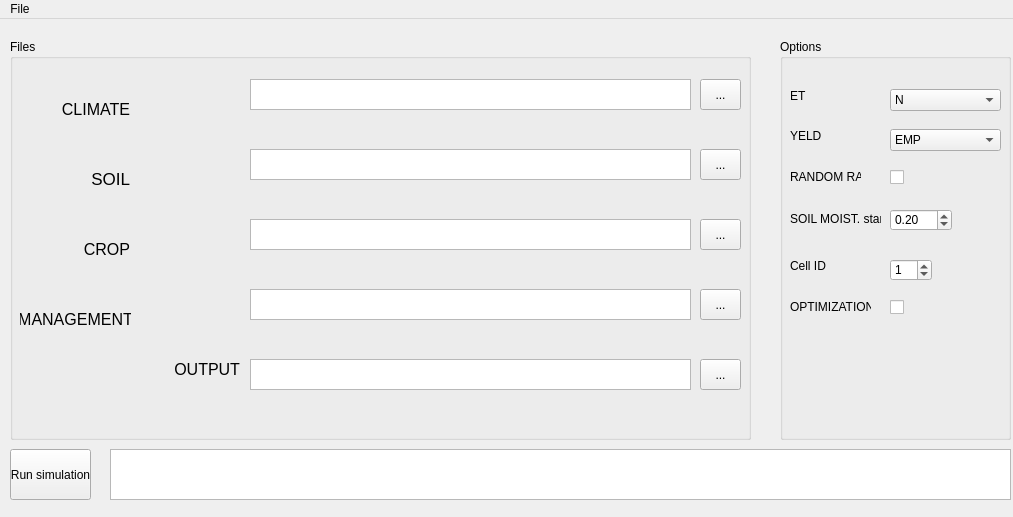
<?xml version="1.0" encoding="UTF-8"?>
<ui version="4.0">
 <class>mainWindow</class>
 <widget class="QMainWindow" name="mainWindow">
  <property name="windowModality">
   <enum>Qt::NonModal</enum>
  </property>
  <property name="geometry">
   <rect>
    <x>0</x>
    <y>0</y>
    <width>1013</width>
    <height>517</height>
   </rect>
  </property>
  <property name="sizePolicy">
   <sizepolicy hsizetype="Fixed" vsizetype="Fixed">
    <horstretch>0</horstretch>
    <verstretch>0</verstretch>
   </sizepolicy>
  </property>
  <property name="minimumSize">
   <size>
    <width>1013</width>
    <height>517</height>
   </size>
  </property>
  <property name="maximumSize">
   <size>
    <width>1013</width>
    <height>517</height>
   </size>
  </property>
  <property name="windowTitle">
   <string>mysirrGUI</string>
  </property>
  <property name="windowIcon">
   <iconset>
    <normaloff>icone/main.jpg</normaloff>icone/main.jpg</iconset>
  </property>
  <widget class="QWidget" name="centralwidget">
   <widget class="QTextEdit" name="goText">
    <property name="enabled">
     <bool>true</bool>
    </property>
    <property name="geometry">
     <rect>
      <x>110</x>
      <y>430</y>
      <width>901</width>
      <height>51</height>
     </rect>
    </property>
    <property name="sizePolicy">
     <sizepolicy hsizetype="Fixed" vsizetype="Fixed">
      <horstretch>0</horstretch>
      <verstretch>0</verstretch>
     </sizepolicy>
    </property>
    <property name="textInteractionFlags">
     <set>Qt::TextSelectableByKeyboard|Qt::TextSelectableByMouse</set>
    </property>
   </widget>
   <widget class="QPushButton" name="goButton">
    <property name="geometry">
     <rect>
      <x>10</x>
      <y>430</y>
      <width>81</width>
      <height>51</height>
     </rect>
    </property>
    <property name="text">
     <string>Run simulation</string>
    </property>
   </widget>
   <widget class="QGroupBox" name="groupBox">
    <property name="geometry">
     <rect>
      <x>10</x>
      <y>20</y>
      <width>741</width>
      <height>401</height>
     </rect>
    </property>
    <property name="autoFillBackground">
     <bool>false</bool>
    </property>
    <property name="title">
     <string>Files</string>
    </property>
    <widget class="QTextEdit" name="textEditClimate">
     <property name="geometry">
      <rect>
       <x>240</x>
       <y>40</y>
       <width>441</width>
       <height>31</height>
      </rect>
     </property>
    </widget>
    <widget class="QLabel" name="label">
     <property name="geometry">
      <rect>
       <x>140</x>
       <y>20</y>
       <width>90</width>
       <height>70</height>
      </rect>
     </property>
     <property name="text">
      <string/>
     </property>
     <property name="pixmap">
      <pixmap>icone/climate.jpg</pixmap>
     </property>
     <property name="scaledContents">
      <bool>true</bool>
     </property>
    </widget>
    <widget class="QLabel" name="label_2">
     <property name="geometry">
      <rect>
       <x>140</x>
       <y>90</y>
       <width>90</width>
       <height>70</height>
      </rect>
     </property>
     <property name="text">
      <string/>
     </property>
     <property name="pixmap">
      <pixmap>icone/soil.jpg</pixmap>
     </property>
     <property name="scaledContents">
      <bool>true</bool>
     </property>
    </widget>
    <widget class="QLabel" name="label_3">
     <property name="geometry">
      <rect>
       <x>140</x>
       <y>160</y>
       <width>90</width>
       <height>70</height>
      </rect>
     </property>
     <property name="text">
      <string/>
     </property>
     <property name="pixmap">
      <pixmap>icone/crop.jpg</pixmap>
     </property>
     <property name="scaledContents">
      <bool>true</bool>
     </property>
    </widget>
    <widget class="QLabel" name="label_4">
     <property name="geometry">
      <rect>
       <x>140</x>
       <y>230</y>
       <width>90</width>
       <height>70</height>
      </rect>
     </property>
     <property name="text">
      <string/>
     </property>
     <property name="pixmap">
      <pixmap>icone/management.jpg</pixmap>
     </property>
     <property name="scaledContents">
      <bool>true</bool>
     </property>
     <property name="wordWrap">
      <bool>false</bool>
     </property>
    </widget>
    <widget class="QTextEdit" name="textEditSoil">
     <property name="geometry">
      <rect>
       <x>240</x>
       <y>110</y>
       <width>441</width>
       <height>31</height>
      </rect>
     </property>
    </widget>
    <widget class="QTextEdit" name="textEditCrop">
     <property name="geometry">
      <rect>
       <x>240</x>
       <y>180</y>
       <width>441</width>
       <height>31</height>
      </rect>
     </property>
    </widget>
    <widget class="QTextEdit" name="textEditMan">
     <property name="geometry">
      <rect>
       <x>240</x>
       <y>250</y>
       <width>441</width>
       <height>31</height>
      </rect>
     </property>
    </widget>
    <widget class="QToolButton" name="toolButtonClimate">
     <property name="geometry">
      <rect>
       <x>690</x>
       <y>40</y>
       <width>41</width>
       <height>31</height>
      </rect>
     </property>
     <property name="autoFillBackground">
      <bool>false</bool>
     </property>
     <property name="text">
      <string>...</string>
     </property>
     <property name="iconSize">
      <size>
       <width>30</width>
       <height>30</height>
      </size>
     </property>
    </widget>
    <widget class="QToolButton" name="toolButtonSoil">
     <property name="geometry">
      <rect>
       <x>690</x>
       <y>110</y>
       <width>41</width>
       <height>31</height>
      </rect>
     </property>
     <property name="text">
      <string>...</string>
     </property>
     <property name="iconSize">
      <size>
       <width>30</width>
       <height>30</height>
      </size>
     </property>
    </widget>
    <widget class="QToolButton" name="toolButtonCrop">
     <property name="geometry">
      <rect>
       <x>690</x>
       <y>180</y>
       <width>41</width>
       <height>31</height>
      </rect>
     </property>
     <property name="text">
      <string>...</string>
     </property>
     <property name="iconSize">
      <size>
       <width>30</width>
       <height>30</height>
      </size>
     </property>
    </widget>
    <widget class="QToolButton" name="toolButtonMan">
     <property name="geometry">
      <rect>
       <x>690</x>
       <y>250</y>
       <width>41</width>
       <height>31</height>
      </rect>
     </property>
     <property name="text">
      <string>...</string>
     </property>
     <property name="iconSize">
      <size>
       <width>30</width>
       <height>30</height>
      </size>
     </property>
    </widget>
    <widget class="QTextEdit" name="textEditOutput">
     <property name="enabled">
      <bool>true</bool>
     </property>
     <property name="geometry">
      <rect>
       <x>240</x>
       <y>320</y>
       <width>441</width>
       <height>31</height>
      </rect>
     </property>
    </widget>
    <widget class="QLabel" name="label_5">
     <property name="geometry">
      <rect>
       <x>150</x>
       <y>300</y>
       <width>80</width>
       <height>60</height>
      </rect>
     </property>
     <property name="font">
      <font>
       <pointsize>12</pointsize>
      </font>
     </property>
     <property name="text">
      <string>OUTPUT</string>
     </property>
     <property name="alignment">
      <set>Qt::AlignRight|Qt::AlignTrailing|Qt::AlignVCenter</set>
     </property>
    </widget>
    <widget class="QToolButton" name="toolButtonOutput">
     <property name="enabled">
      <bool>true</bool>
     </property>
     <property name="geometry">
      <rect>
       <x>690</x>
       <y>320</y>
       <width>41</width>
       <height>31</height>
      </rect>
     </property>
     <property name="text">
      <string>...</string>
     </property>
    </widget>
    <widget class="QLabel" name="label_11">
     <property name="geometry">
      <rect>
       <x>40</x>
       <y>50</y>
       <width>80</width>
       <height>40</height>
      </rect>
     </property>
     <property name="font">
      <font>
       <pointsize>12</pointsize>
      </font>
     </property>
     <property name="text">
      <string>CLIMATE</string>
     </property>
     <property name="alignment">
      <set>Qt::AlignRight|Qt::AlignTrailing|Qt::AlignVCenter</set>
     </property>
    </widget>
    <widget class="QLabel" name="label_12">
     <property name="geometry">
      <rect>
       <x>40</x>
       <y>120</y>
       <width>80</width>
       <height>40</height>
      </rect>
     </property>
     <property name="font">
      <font>
       <pointsize>13</pointsize>
      </font>
     </property>
     <property name="text">
      <string>SOIL</string>
     </property>
     <property name="alignment">
      <set>Qt::AlignRight|Qt::AlignTrailing|Qt::AlignVCenter</set>
     </property>
    </widget>
    <widget class="QLabel" name="label_13">
     <property name="geometry">
      <rect>
       <x>40</x>
       <y>190</y>
       <width>80</width>
       <height>40</height>
      </rect>
     </property>
     <property name="font">
      <font>
       <pointsize>12</pointsize>
      </font>
     </property>
     <property name="layoutDirection">
      <enum>Qt::LeftToRight</enum>
     </property>
     <property name="text">
      <string>CROP</string>
     </property>
     <property name="alignment">
      <set>Qt::AlignRight|Qt::AlignTrailing|Qt::AlignVCenter</set>
     </property>
    </widget>
    <widget class="QLabel" name="label_14">
     <property name="geometry">
      <rect>
       <x>10</x>
       <y>260</y>
       <width>111</width>
       <height>40</height>
      </rect>
     </property>
     <property name="font">
      <font>
       <pointsize>12</pointsize>
      </font>
     </property>
     <property name="text">
      <string>MANAGEMENT</string>
     </property>
     <property name="alignment">
      <set>Qt::AlignCenter</set>
     </property>
    </widget>
   </widget>
   <widget class="QGroupBox" name="groupBox_2">
    <property name="geometry">
     <rect>
      <x>780</x>
      <y>20</y>
      <width>231</width>
      <height>401</height>
     </rect>
    </property>
    <property name="title">
     <string>Options</string>
    </property>
    <widget class="QLabel" name="label_6">
     <property name="geometry">
      <rect>
       <x>10</x>
       <y>50</y>
       <width>46</width>
       <height>13</height>
      </rect>
     </property>
     <property name="text">
      <string>ET</string>
     </property>
    </widget>
    <widget class="QLabel" name="label_7">
     <property name="geometry">
      <rect>
       <x>10</x>
       <y>90</y>
       <width>46</width>
       <height>13</height>
      </rect>
     </property>
     <property name="text">
      <string>YELD</string>
     </property>
    </widget>
    <widget class="QLabel" name="label_8">
     <property name="geometry">
      <rect>
       <x>10</x>
       <y>170</y>
       <width>91</width>
       <height>20</height>
      </rect>
     </property>
     <property name="text">
      <string>SOIL MOIST. start</string>
     </property>
    </widget>
    <widget class="QLabel" name="label_9">
     <property name="geometry">
      <rect>
       <x>10</x>
       <y>220</y>
       <width>46</width>
       <height>13</height>
      </rect>
     </property>
     <property name="text">
      <string>Cell ID</string>
     </property>
    </widget>
    <widget class="QLabel" name="label_10">
     <property name="geometry">
      <rect>
       <x>10</x>
       <y>130</y>
       <width>71</width>
       <height>16</height>
      </rect>
     </property>
     <property name="text">
      <string>RANDOM RAIN</string>
     </property>
    </widget>
    <widget class="QSpinBox" name="spinBoxCell">
     <property name="geometry">
      <rect>
       <x>110</x>
       <y>220</y>
       <width>42</width>
       <height>22</height>
      </rect>
     </property>
     <property name="value">
      <number>1</number>
     </property>
    </widget>
    <widget class="QDoubleSpinBox" name="doubleSpinBoxSstart">
     <property name="geometry">
      <rect>
       <x>110</x>
       <y>170</y>
       <width>62</width>
       <height>22</height>
      </rect>
     </property>
     <property name="value">
      <double>0.200000000000000</double>
     </property>
    </widget>
    <widget class="QCheckBox" name="checkBoxRain">
     <property name="geometry">
      <rect>
       <x>110</x>
       <y>130</y>
       <width>70</width>
       <height>17</height>
      </rect>
     </property>
     <property name="text">
      <string/>
     </property>
    </widget>
    <widget class="QComboBox" name="comboBoxET">
     <property name="geometry">
      <rect>
       <x>110</x>
       <y>50</y>
       <width>111</width>
       <height>22</height>
      </rect>
     </property>
     <property name="toolTip">
      <string>&lt;html&gt;&lt;head/&gt;&lt;body&gt;&lt;p&gt;ET method&lt;/p&gt;&lt;p&gt;N = data loaded from file&lt;/p&gt;&lt;p&gt;BC= Blaney_Criddle&lt;/p&gt;&lt;p&gt;PM = Penman-Monteith&lt;/p&gt;&lt;/body&gt;&lt;/html&gt;</string>
     </property>
     <item>
      <property name="text">
       <string>N</string>
      </property>
     </item>
     <item>
      <property name="text">
       <string>BC</string>
      </property>
     </item>
     <item>
      <property name="text">
       <string>PM</string>
      </property>
     </item>
    </widget>
    <widget class="QComboBox" name="comboBoxVico">
     <property name="geometry">
      <rect>
       <x>110</x>
       <y>90</y>
       <width>111</width>
       <height>22</height>
      </rect>
     </property>
     <property name="toolTip">
      <string>&lt;html&gt;&lt;head/&gt;&lt;body&gt;&lt;p&gt;Yeld empirical (vico2011) or dichotomic (vico2013) formula&lt;/p&gt;&lt;/body&gt;&lt;/html&gt;</string>
     </property>
     <item>
      <property name="text">
       <string>EMP</string>
      </property>
     </item>
     <item>
      <property name="text">
       <string>DIC</string>
      </property>
     </item>
    </widget>
    <widget class="QCheckBox" name="checkBoxOptimization">
     <property name="geometry">
      <rect>
       <x>110</x>
       <y>260</y>
       <width>81</width>
       <height>17</height>
      </rect>
     </property>
     <property name="text">
      <string/>
     </property>
    </widget>
    <widget class="QLabel" name="label_15">
     <property name="geometry">
      <rect>
       <x>10</x>
       <y>280</y>
       <width>46</width>
       <height>13</height>
      </rect>
     </property>
     <property name="text">
      <string/>
     </property>
    </widget>
    <widget class="QLabel" name="label_16">
     <property name="geometry">
      <rect>
       <x>10</x>
       <y>260</y>
       <width>81</width>
       <height>16</height>
      </rect>
     </property>
     <property name="text">
      <string>OPTIMIZATION</string>
     </property>
    </widget>
   </widget>
  </widget>
  <widget class="QMenuBar" name="menuBar">
   <property name="geometry">
    <rect>
     <x>0</x>
     <y>0</y>
     <width>1013</width>
     <height>21</height>
    </rect>
   </property>
   <widget class="QMenu" name="menuFile">
    <property name="title">
     <string>File</string>
    </property>
    <widget class="QMenu" name="action_RecentProject">
     <property name="title">
      <string>Recent Projects</string>
     </property>
     <addaction name="separator"/>
    </widget>
    <addaction name="actionOpen_Project"/>
    <addaction name="actionSave"/>
    <addaction name="actionSave_As"/>
    <addaction name="separator"/>
    <addaction name="action_RecentProject"/>
   </widget>
   <addaction name="menuFile"/>
  </widget>
  <action name="actionOpen_Project">
   <property name="text">
    <string>Open Project</string>
   </property>
  </action>
  <action name="actionProject_1">
   <property name="text">
    <string>project 1</string>
   </property>
  </action>
  <action name="actionSave_As">
   <property name="text">
    <string>Save As</string>
   </property>
  </action>
  <action name="actionSave">
   <property name="text">
    <string>Save</string>
   </property>
  </action>
 </widget>
 <resources/>
 <connections/>
</ui>
